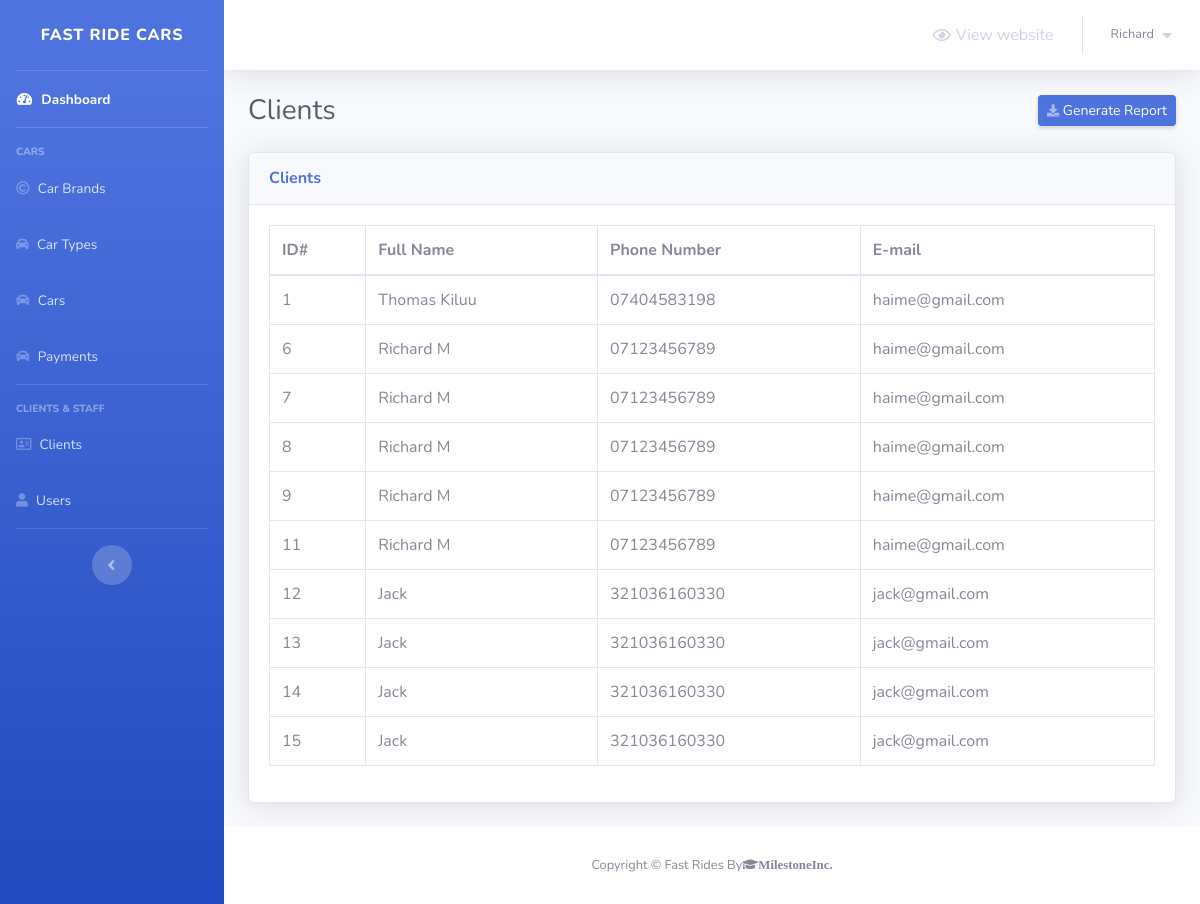
The app's page /admin/clients.php (signed in) with its own data.
### tables this page shows
CREATE TABLE `clients` (
  `client_id` int(10) NOT NULL,
  `full_name` varchar(30) NOT NULL,
  `client_email` varchar(100) NOT NULL,
  `client_phone` varchar(20) NOT NULL
);

### admin/clients.php (the view, shortened to what this page needs)
<?php
    include 'connect.php';
    include 'Includes/templates/header.php';
    if(isset($_SESSION['username_yahya_car_rental']) && isset($_SESSION['password_yahya_car_rental']))
    {
?>
        <div class="container-fluid">
            <div class="d-sm-flex align-items-center justify-content-between mb-4">
                <h1 class="h3 mb-0 text-gray-800">Clients</h1>
                <a href="#" class="d-none d-sm-inline-block btn btn-sm btn-primary shadow-sm">
                    <i class="fas fa-download fa-sm text-white-50"></i>
                    Generate Report
                </a>
            </div>
            <?php
                $stmt = $con->prepare("SELECT * FROM clients");
                $stmt->execute();
                $rows_clients = $stmt->fetchAll();
            ?>
            <div class="card shadow mb-4">
                <div class="card-header py-3">
                    <h6 class="m-0 font-weight-bold text-primary">Clients</h6>
                </div>
                <div class="card-body">
                    <div class="table-responsive">
                        <table class="table table-bordered">
                            <thead>
                                <tr>
                                    <th scope="col">ID#</th>
                                    <th scope="col">Full Name</th>
                                    <th scope="col">Phone Number</th>
                                    <th scope="col">E-mail</th>
                                </tr>
                            </thead>
                            <tbody>
                                <?php
                                    foreach($rows_clients as $client)
                                    {
                                        echo "<tr>";
                                            echo "<td>";
                                                echo $client['client_id'];
                                            echo "</td>";
                                            echo "<td>";
                                                echo $client['full_name'];
                                            echo "</td>";
                                            echo "<td>";
                                                echo $client['client_phone'];
                                            echo "</td>";
                                            echo "<td>";
                                                echo $client['client_email'];
                                            echo "</td>";
                                        echo "</tr>";
                                    }
                                ?>
                            </tbody>
                        </table>
                    </div>
                </div>
            </div>
        </div>
<?php
        include 'Includes/templates/footer.php';
    }
    else
    {
        header('Location: index.php');
        exit();
    }
?>

### records on screen
clients: client_id "1", full_name "Thomas Kiluu", client_phone "07404583198", client_email "haime@gmail.com"
clients: client_id "6", full_name "Richard M", client_phone "07123456789", client_email "haime@gmail.com"
clients: client_id "7", full_name "Richard M", client_phone "07123456789", client_email "haime@gmail.com"
clients: client_id "8", full_name "Richard M", client_phone "07123456789", client_email "haime@gmail.com"
clients: client_id "9", full_name "Richard M", client_phone "07123456789", client_email "haime@gmail.com"
clients: client_id "11", full_name "Richard M", client_phone "07123456789", client_email "haime@gmail.com"
clients: client_id "12", full_name "Jack", client_phone "321036160330", client_email "jack@gmail.com"
clients: client_id "13", full_name "Jack", client_phone "321036160330", client_email "jack@gmail.com"
clients: client_id "14", full_name "Jack", client_phone "321036160330", client_email "jack@gmail.com"
clients: client_id "15", full_name "Jack", client_phone "321036160330", client_email "jack@gmail.com"

### other values on screen
$_SESSION['username_yahya_car_rental'] "Richard"
